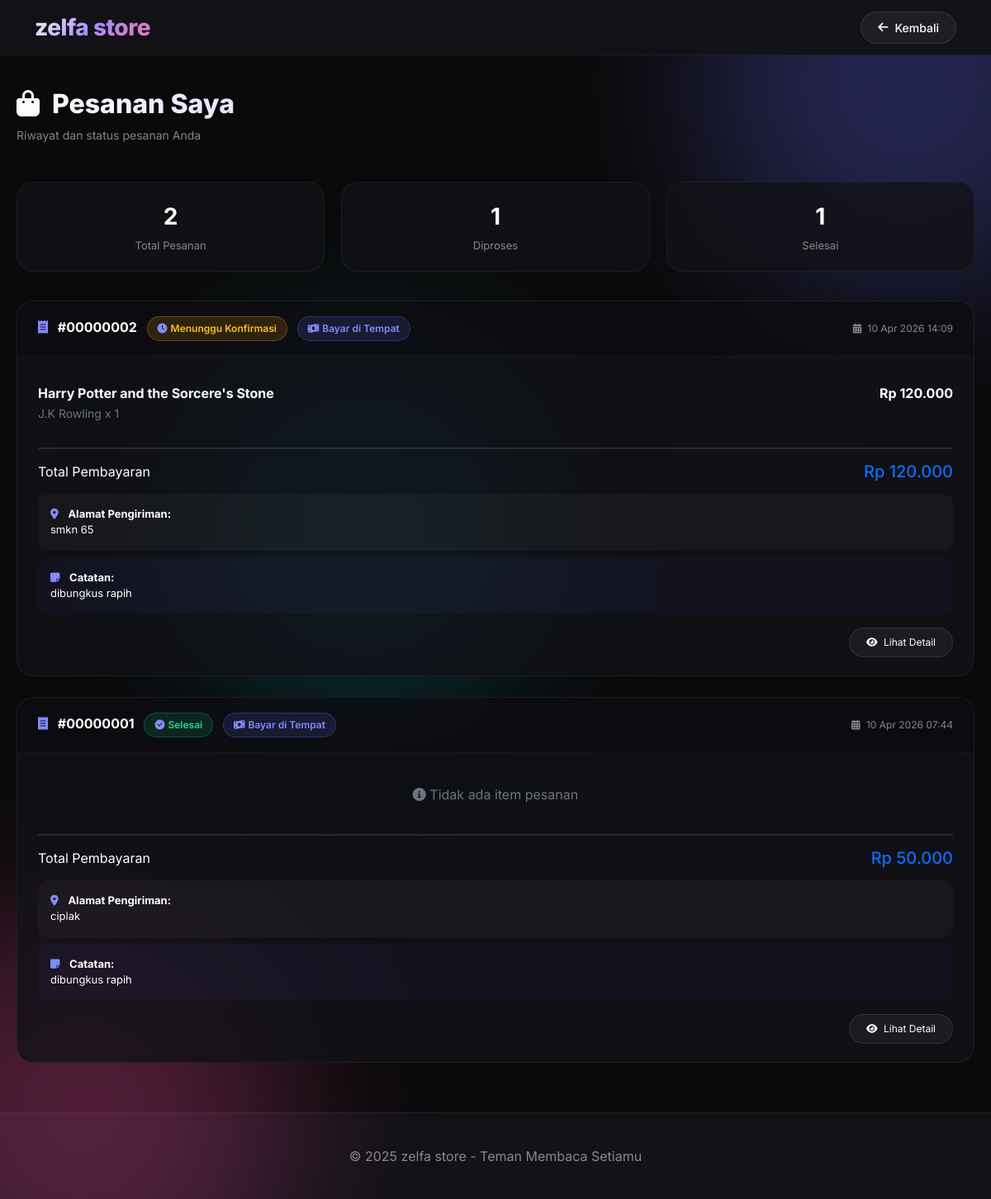
Page /orders.php (signed in) on the committed database.
### tables this page shows
CREATE TABLE IF NOT EXISTS `orders` (
  `id_order` int NOT NULL AUTO_INCREMENT,
  `id_user` int NOT NULL,
  `total_amount` decimal(15,0) NOT NULL,
  `payment_method` enum('cod','transfer') NOT NULL,
  `order_status` enum('pending','pending_payment','processing','shipping','delivered','completed','cancelled') NOT NULL DEFAULT 'pending',
  `payment_status` enum('unpaid','paid','cod') NOT NULL DEFAULT 'unpaid',
  `shipping_address` text NOT NULL,
  `notes` text,
  `created_at` datetime NOT NULL,
  `updated_at` datetime DEFAULT NULL,
  PRIMARY KEY (`id_order`),
  KEY `id_user` (`id_user`),
  CONSTRAINT `orders_ibfk_1` FOREIGN KEY (`id_user`) REFERENCES `users` (`id_user`) ON DELETE CASCADE ON UPDATE CASCADE
);

CREATE TABLE IF NOT EXISTS `order_items` (
  `id_order_item` int NOT NULL AUTO_INCREMENT,
  `order_id` int NOT NULL,
  `id_buku` int NOT NULL,
  `quantity` int NOT NULL,
  `price` decimal(15,0) NOT NULL,
  PRIMARY KEY (`id_order_item`)
);

CREATE TABLE IF NOT EXISTS `books` (
  `id_buku` int NOT NULL AUTO_INCREMENT,
  `judul` varchar(255) NOT NULL,
  `penulis` varchar(150) NOT NULL,
  `penerbit` varchar(150) DEFAULT NULL,
  `tahun` int DEFAULT NULL,
  `harga` decimal(15,2) DEFAULT '0.00',
  `stok` int DEFAULT '0',
  `id_kategori` int DEFAULT NULL,
  `deskripsi` text,
  `gambar` longtext,
  `created_at` timestamp NULL DEFAULT CURRENT_TIMESTAMP,
  `updated_at` timestamp NULL DEFAULT CURRENT_TIMESTAMP ON UPDATE CURRENT_TIMESTAMP,
  PRIMARY KEY (`id_buku`),
  KEY `id_kategori` (`id_kategori`),
  CONSTRAINT `books_ibfk_1` FOREIGN KEY (`id_kategori`) REFERENCES `categories` (`id_kategori`) ON DELETE SET NULL ON UPDATE CASCADE
);

### orders.php (the view, shortened to what this page needs)
<?php
$servername = "localhost";
$username = "root";
$password = "";
$dbname = "bookstore";
$conn = new mysqli($servername, $username, $password, $dbname);
$userId = $_SESSION['user_id'];
$orderQuery = "SELECT * FROM orders WHERE id_user = ? ORDER BY created_at DESC";
$orderStmt = $conn->prepare($orderQuery);
$orderStmt->bind_param("i", $userId);
$orderStmt->execute();
$ordersResult = $orderStmt->get_result();
$ordersArray = [];
while ($order = $ordersResult->fetch_assoc()) {
    $ordersArray[] = $order;
}
function formatRupiah($angka) {
    return "Rp " . number_format($angka, 0, ',', '.');
}
function formatDate($date) {
    return date('d M Y H:i', strtotime($date));
}
function getOrderStatusBadge($status) {
    switch ($status) {
        case 'pending':
            return '<span class="badge-status status-pending"><i class="fas fa-clock me-1"></i> Menunggu Konfirmasi</span>';
        case 'completed':
            return '<span class="badge-status status-delivered"><i class="fas fa-check-circle me-1"></i> Selesai</span>';
    }
}
function getPaymentStatusBadge($status) {
    switch ($status) {
        case 'cod':
            return '<span class="badge-status status-cod"><i class="fas fa-money-bill-wave me-1"></i> Bayar di Tempat</span>';
    }
}
$totalOrders = count($ordersArray);
$pendingOrders = 0;
$completedOrders = 0;
foreach ($ordersArray as $order) {
    $status = $order['order_status'];
    if ($status == 'delivered' || $status == 'completed') {
        $completedOrders++;
    } elseif ($status == 'pending' || $status == 'pending_payment' || $status == 'processing' || $status == 'shipping') {
        $pendingOrders++;
    }
}
?>
<!DOCTYPE html>
<html lang="en">
<head>
    <link href="https://cdn.jsdelivr.net/npm/bootstrap@5.1.3/dist/css/bootstrap.min.css" rel="stylesheet">
    <link rel="stylesheet" href="https://cdnjs.cloudflare.com/ajax/libs/font-awesome/6.4.0/css/all.min.css">
</head>
<body>
    <div class="bg-animation">
        <div class="bg-blur blur-1"></div>
        <div class="bg-blur blur-2"></div>
        <div class="bg-blur blur-3"></div>
    </div>
    <nav class="navbar navbar-expand-lg navbar-custom">
        <div class="container">
            <div class="logo-text">zelfa store</div>
            <a href="javascript:history.back()" class="btn-back">
                <i class="fas fa-arrow-left"></i> Kembali
            </a>
        </div>
    </nav>
    <div class="orders-container">
        <div class="page-header">
            <div class="header-title">
                <h1 class="page-title"><i class="fas fa-shopping-bag me-2"></i> Pesanan Saya</h1>
                <p class="page-subtitle">Riwayat dan status pesanan Anda</p>
            </div>
        </div>
        <div class="stats-row">
            <div class="stat-card">
                <div class="stat-number"><?php echo $totalOrders; ?></div>
                <div class="stat-label">Total Pesanan</div>
            </div>
            <div class="stat-card">
                <div class="stat-number"><?php echo $pendingOrders; ?></div>
                <div class="stat-label">Diproses</div>
            </div>
            <div class="stat-card">
                <div class="stat-number"><?php echo $completedOrders; ?></div>
                <div class="stat-label">Selesai</div>
            </div>
        </div>
        <?php if (empty($ordersArray)): ?>
            <div class="empty-state">
                <i class="fas fa-shopping-bag"></i>
                <h4>Belum Ada Pesanan</h4>
                <p>Anda belum melakukan pemesanan apapun.</p>
                <a href="books/" class="btn-primary-custom">
                    <i class="fas fa-book"></i> Mulai Belanja
                </a>
            </div>
        <?php else: ?>
            <?php foreach ($ordersArray as $order): ?>
            <div class="order-card">
                <div class="order-header">
                    <div class="order-number">
                        <i class="fas fa-receipt"></i> #<?php echo str_pad($order['id_order'], 8, '0', STR_PAD_LEFT); ?>
                        <span class="ms-2"><?php echo getOrderStatusBadge($order['order_status']); ?></span>
                        <span class="ms-2"><?php echo getPaymentStatusBadge($order['payment_status']); ?></span>
                    </div>
                    <div class="order-date">
                        <i class="fas fa-calendar-alt me-1"></i> <?php echo formatDate($order['created_at']); ?>
                    </div>
                </div>
                <div class="order-body">
                    <div class="order-items">
                        <?php
                        $itemQuery = "SELECT oi.*, b.judul, b.penulis
                                     FROM order_items oi
                                     JOIN books b ON oi.id_buku = b.id_buku
                                     WHERE oi.order_id = ?";
                        $itemStmt = $conn->prepare($itemQuery);
                        $itemStmt->bind_param("i", $order['id_order']);
                        $itemStmt->execute();
                        $items = $itemStmt->get_result();
                        if ($items->num_rows > 0):
                            while ($item = $items->fetch_assoc()):
                        ?>
                        <div class="order-item">
                            <div>
                                <strong><?php echo htmlspecialchars($item['judul']); ?></strong><br>
                                <small class="text-muted"><?php echo htmlspecialchars($item['penulis']); ?> x <?php echo $item['quantity']; ?></small>
                            </div>
                            <div class="fw-bold"><?php echo formatRupiah($item['price'] * $item['quantity']); ?></div>
                        </div>
                        <?php
                            endwhile;
                        else:
                        ?>
                        <div class="text-center py-3 text-muted">
                            <i class="fas fa-info-circle"></i> Tidak ada item pesanan
                        </div>
                        <?php endif;
                        ?>
                    </div>
                    <div class="order-total">
                        <span>Total Pembayaran</span>
                        <span class="h5 text-primary mb-0"><?php echo formatRupiah($order['total_amount']); ?></span>
                    </div>
                    <?php if (!empty($order['shipping_address'])): ?>
                    <div class="order-address">
                        <i class="fas fa-map-marker-alt"></i> <strong>Alamat Pengiriman:</strong><br>
                        <?php echo nl2br(htmlspecialchars($order['shipping_address'])); ?>
                    </div>
                    <?php endif; ?>
                    <?php if (!empty($order['notes'])): ?>
                    <div class="order-address mt-2" style="background: rgba(99,102,241,0.05);">
                        <i class="fas fa-sticky-note"></i> <strong>Catatan:</strong><br>
                        <?php echo nl2br(htmlspecialchars($order['notes'])); ?>
                    </div>
                    <?php endif; ?>
                    <div class="mt-3 text-end">
                        <a href="order_detail.php?id=<?php echo $order['id_order']; ?>" class="btn-detail">
                            <i class="fas fa-eye me-1"></i> Lihat Detail
                        </a>
                    </div>
                </div>
            </div>
            <?php endforeach; ?>
        <?php endif; ?>
    </div>
    <footer>
        <div class="container text-center">
            <p class="mb-0" style="color: rgba(255,255,255,0.5);">&copy; 2025 zelfa store - Teman Membaca Setiamu</p>
        </div>
    </footer>
</body>
</html>

### orders.php (style rules this page uses)
* { margin: 0; padding: 0; box-sizing: border-box; }
body { background: #0a0a0a; font-family: 'Inter', sans-serif; color: white; }
.bg-animation { position: fixed; top: 0; left: 0; width: 100%; height: 100%; z-index: 0; overflow: hidden; pointer-events: none; }
.bg-blur { position: absolute; width: 500px; height: 500px; border-radius: 50%; filter: blur(100px); opacity: 0.3; animation: floatBg 20s infinite ease-in-out; }
.blur-1 { background: #6366f1; top: -150px; right: -150px; }
.blur-2 { background: #ec4899; bottom: -150px; left: -150px; animation-delay: 5s; }
.blur-3 { background: #06b6d4; top: 30%; left: 20%; width: 400px; height: 400px; animation-delay: 10s; }
.navbar-custom { background: rgba(18,18,24,0.95); backdrop-filter: blur(20px); border-bottom: 1px solid rgba(255,255,255,0.05); padding: 12px 0; position: relative; z-index: 100; }
.orders-container { position: relative; z-index: 10; max-width: 1200px; margin: 40px auto 60px; padding: 0 20px; }
.logo-text { font-size: 28px; font-weight: 800; background: linear-gradient(135deg, #ffffff, #a78bfa, #f472b6); -webkit-background-clip: text; background-clip: text; color: transparent; text-decoration: none; letter-spacing: -0.5px; }
.btn-back { display: inline-flex; align-items: center; gap: 8px; background: rgba(255,255,255,0.05); border: 1px solid rgba(255,255,255,0.1); border-radius: 40px; padding: 8px 20px; color: white; font-size: 14px; font-weight: 500; text-decoration: none; transition: all 0.3s; }
.page-header { margin-bottom: 30px; margin-top: 20px; display: flex; justify-content: space-between; align-items: center; flex-wrap: wrap; gap: 20px; }
.header-title { flex: 1; }
.page-title { font-size: 32px; font-weight: 800; background: linear-gradient(135deg, #ffffff, #a78bfa); -webkit-background-clip: text; background-clip: text; color: transparent; margin-bottom: 8px; }
.page-subtitle { color: rgba(255,255,255,0.5); font-size: 14px; }
.stats-row { display: flex; gap: 20px; margin-bottom: 35px; flex-wrap: wrap; }
.stat-card { background: rgba(18,18,24,0.8); backdrop-filter: blur(10px); border-radius: 20px; padding: 20px; flex: 1; min-width: 150px; border: 1px solid rgba(255,255,255,0.05); text-align: center; transition: all 0.3s; }
.stat-number { font-size: 28px; font-weight: 700; color: white; }
.stat-label { font-size: 13px; color: rgba(255,255,255,0.5); margin-top: 5px; }
.order-card { background: rgba(18,18,24,0.8); backdrop-filter: blur(10px); border-radius: 20px; margin-bottom: 25px; border: 1px solid rgba(255,255,255,0.05); overflow: hidden; transition: all 0.3s; }
.order-header { padding: 18px 25px; background: rgba(0,0,0,0.2); border-bottom: 1px solid rgba(255,255,255,0.05); display: flex; justify-content: space-between; align-items: center; flex-wrap: wrap; gap: 15px; }
.order-number { font-size: 16px; font-weight: 700; }
.order-number i { color: #818cf8; margin-right: 8px; }
.order-date { font-size: 12px; color: rgba(255,255,255,0.5); }
.order-body { padding: 22px 25px; }
.order-items { margin-bottom: 20px; }
.order-item { display: flex; justify-content: space-between; padding: 10px 0; border-bottom: 1px solid rgba(255,255,255,0.05); }
.order-item:last-child { border-bottom: none; }
.order-total { display: flex; justify-content: space-between; padding-top: 15px; margin-top: 10px; border-top: 2px solid rgba(255,255,255,0.1); }
.order-address { background: rgba(255,255,255,0.03); border-radius: 12px; padding: 15px; margin-top: 15px; font-size: 13px; }
.order-address i { color: #818cf8; margin-right: 8px; }
.badge-status { display: inline-flex; align-items: center; padding: 5px 12px; border-radius: 30px; font-size: 12px; font-weight: 600; }
.status-pending { background: rgba(245,158,11,0.15); color: #fbbf24; border: 1px solid rgba(245,158,11,0.3); }
.status-delivered { background: rgba(16,185,129,0.15); color: #34d399; border: 1px solid rgba(16,185,129,0.3); }
.status-cod { background: rgba(99,102,241,0.15); color: #818cf8; border: 1px solid rgba(99,102,241,0.3); }
.btn-detail { background: rgba(255,255,255,0.05); border: 1px solid rgba(255,255,255,0.1); border-radius: 40px; padding: 8px 20px; font-size: 12px; color: white; transition: all 0.3s; text-decoration: none; display: inline-block; }
footer { background: rgba(18,18,24,0.95); border-top: 1px solid rgba(255,255,255,0.05); padding: 40px 0; margin-top: 60px; }

### rows in the picture
orders: id_order "00000002", order_status "pending" (drawn), payment_status "cod" (drawn), created_at "10 Apr 2026 14:09", total_amount "Rp 120.000", shipping_address "smkn 65", notes "dibungkus rapih"
order_items: id_buku.judul "Harry Potter and the Sorcere's Stone", id_buku.penulis "J.K Rowling", quantity "1", formatRupiah($item['price'] * $item['quantity']) "Rp 120.000"
orders: id_order "00000001", order_status "completed" (drawn), payment_status "cod" (drawn), created_at "10 Apr 2026 07:44", shows "Tidak ada item pesanan", total_amount "Rp 50.000", shipping_address "ciplak", notes "dibungkus rapih"

### other values in the picture
$totalOrders "2"
$pendingOrders "1"
$completedOrders "1"
